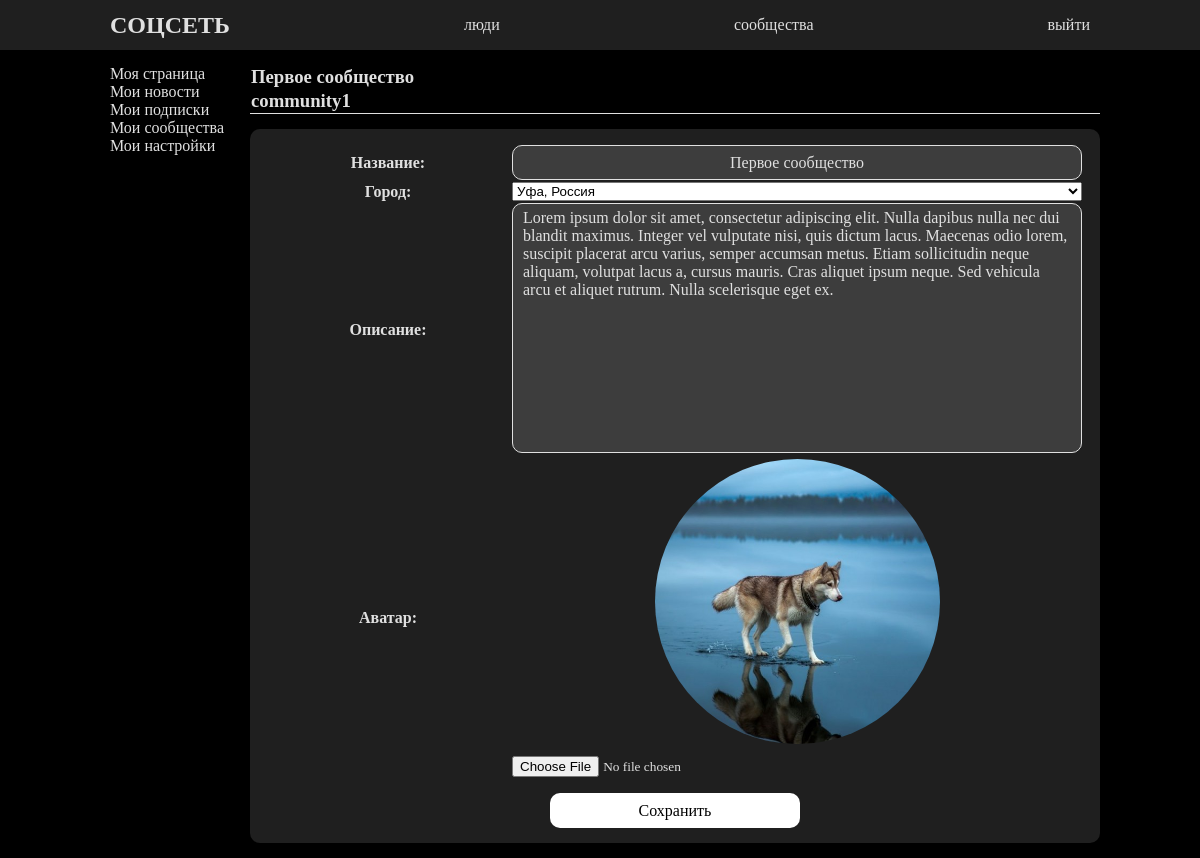
Page /community1/communityupdate/ (signed in) on the earlier database version.
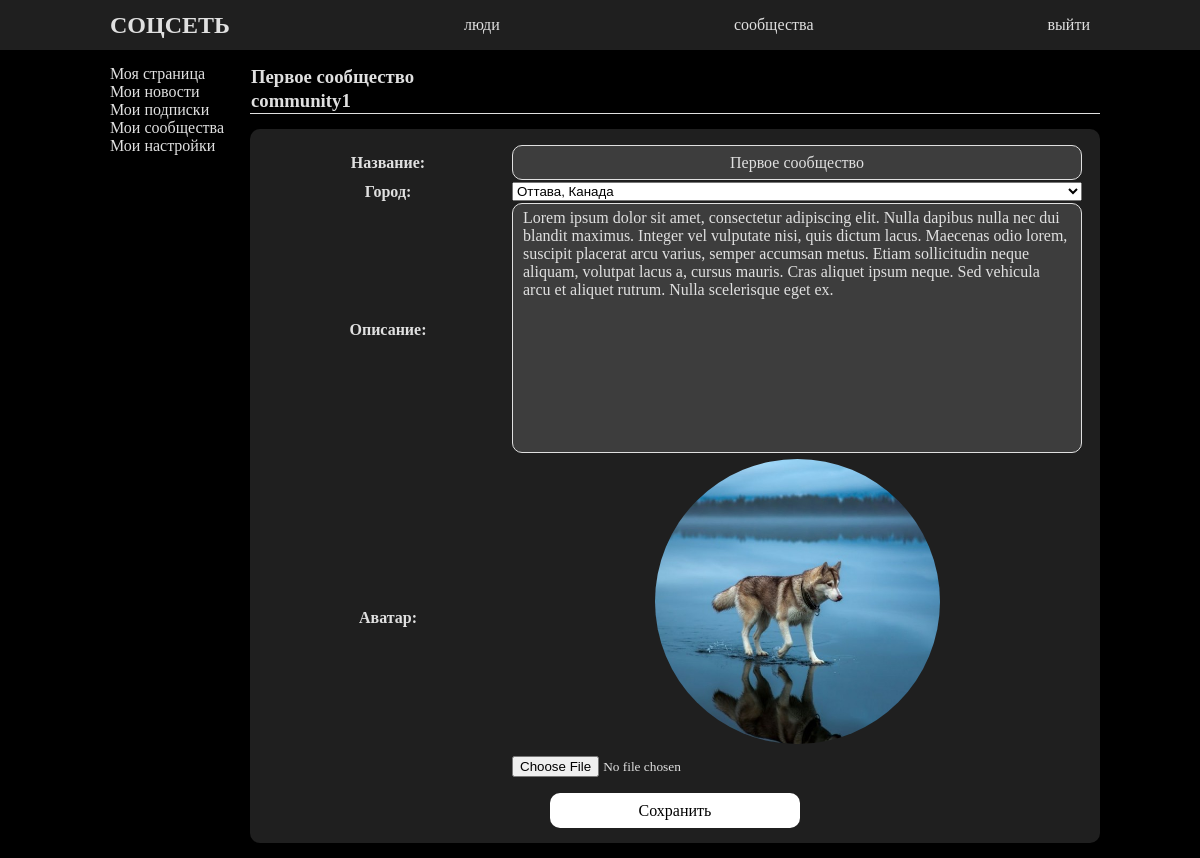
Same page on the later database version.
### socialapp/models.py (models this page shows, shortened)
class Community(models.Model):
    communityname = models.CharField(max_length=100, verbose_name='Название для ссылки')
    title = models.CharField(max_length=100, verbose_name='Название')
    info = models.TextField(max_length=500, null=True, blank=True, verbose_name='Описание')
    avatar = models.ImageField(upload_to=community_avatar_upload_to, null=True, blank=True, verbose_name='Аватар')
    country = models.ForeignKey(Country, on_delete=models.SET_NULL, null=True, blank=True, verbose_name='Страна')
    city = models.ForeignKey(City, on_delete=models.SET_NULL, null=True, blank=True, verbose_name='Город')
    creationdate = models.DateTimeField(auto_now_add=True, verbose_name='Дата создания')
    members = models.ManyToManyField(User, related_name='member')
    admins = models.ManyToManyField(User, through='Communityadminstration', through_fields=('community', 'user'), related_name='admin')
    slug = models.SlugField(unique=True, default=None, verbose_name='URL')
    def get_absolute_url(self):
        return reverse('profile', kwargs={'slug': self.slug})

### socialapp/views.py (the view, shortened to what this page needs)
# urls.py: path('<slug:slug>/communityupdate/', views.communityupdate, name='communityupdate'),
@login_required()
def communityupdate(req, slug):
    community = Community.objects.get(slug=slug)
    print(Community.objects.exclude(id=community.id).filter(title=community.title))
    form = CommunityUpdate(initial={'title': community.title, 'info': community.info,
                                    'city': community.city_id, 'avatar': community.avatar})
    if Communityadminstration.objects.filter(community=community, user_id=req.user.id, role=2):
        return render(req, 'socialapp/community_update.html', context={'form': form, 'community': community})
    else:
        return redirect('/')

### socialapp/forms.py (shortened to what this page needs)
class CommunityUpdate(forms.ModelForm):
    class Meta:
        model = Community
        fields = ('title', 'info', 'avatar', 'city')

### socialapp/models.py (called while the page is built)
    def __str__(self):
        return f'{self.name}, {self.country.name}'

### templates/socialapp/community_update.html (shortened to what this page needs)
{% extends 'base.html' %}
{% load static %}
{% block css %}
    <link rel="stylesheet" href="{% static 'css/profile.css' %}">
{% endblock css %}
{% block main %}
        <div class="main-div">
            <div class="line-under">
                    <table>
                        <tr>
                            <th colspan="2"><a class="link-inline" href="{{ community.get_absolute_url }}"><h3>{{ community.title }}</h3></a>
                            </th>
                        </tr>
                        <tr class="">
                            <td colspan="2"><h3>{{ community.communityname }}</h3></td>
                        </tr>
                    </table>
                </div>
            <div class="text-center card-simple">
                <form method="post" novalidate enctype="multipart/form-data">
                    <table class="margin-auto margin-bottom15 profile-update-table">
                        <tr>
                            <th>{{ form.title.label_tag }}</th>
                            <td>{{ form.title }}</td>
                            <td>{{ form.title.errors }}</td>
                        </tr>
                        <tr id="id_city_tr">
                            <th>{{ form.city.label_tag }}</th>
                            <td>{{ form.city }}</td>
                            <td>{{ form.city.errors }}</td>
                        </tr>
                        <tr>
                            <th>{{ form.info.label_tag }}</th>
                            <td>{{ form.info }}</td>
                            <td>{{ form.info.errors }}</td>
                        </tr>
                        <tr>
                            <th rowspan="2">{{ form.avatar.label_tag }}</th>
                            <td>
                                <div class="avatar margin-auto"><img src="{{ community.avatar.url }}" alt="avatar"></div>
                            </td>
                        </tr>
                        <tr>
                            <td><input type="file" name="avatar" accept="image/*" required="" id="id_avatar"></td>
                        </tr>
                    </table>
                    <input type="submit" value="Сохранить">
                </form>
            </div>
        </div>
{% endblock main %}

### templates/base.html (shortened to what this page needs)
<!DOCTYPE html>
<html lang="en">
{% load static %}
<head>
    <link rel="stylesheet" href="{% static 'css/main.css' %}">
    {% block css %}
    {% endblock css %}
</head>
<body>
    <header>
        <div class="center-width margin-auto">{% block head %}
            <ul class="flex-row align-items-center just-cont-spa-bet h100pc">
                <li><a href="{% url 'home' %}" class="link-clean"><h2>СОЦСЕТЬ</h2></a></li>
                {% if user.username %}
                    <li><a href="{% url 'search' 'user' %}" class="link-clean hide-head-links"><p>люди</p></a></li>
                    <li><a href="{% url 'search' 'community' %}" class="link-clean hide-head-links"><p>сообщества</p></a></li>
                    <li><a href="{% url 'logout' %}" class="link-clean hide-head-links"><p>выйти</p></a></li>
                {% endif %}
            </ul>
        {% endblock head %}</div>
    </header>
    {% block content %}
<div class="center-width margin-auto flex-row">
        {% block menu %}
            <div class="menu-left-div margin-top10">
                <div class="menu-left">
                    <ul>
                        {% if user.username %}
                        <li><a class="link-clean" href="{% url 'home' %}">Моя страница</a></li>
                        <li><a class="link-clean" href="{% url 'news' %}">Мои новости</a></li>
                        <li><a class="link-clean" href="{% url 'followpeople' %}">Мои подписки</a></li>
                        <li><a class="link-clean" href="{% url 'communitylist' %}">Мои сообщества</a></li>
                        <li><a class="link-clean" href="{% url 'profileupdate'%}">Мои настройки</a></li>
                        {% endif %}
                    </ul>
                </div>
            </div>
            {% endblock menu %}
            {% block main %}
            {% endblock main %}
    </div>
    {% endblock content %}
</body>
</html>

### socialapp/static/css/main.css (style rules this page uses)
*, *::before, *::after { box-sizing: border-box; }
h1, h2, h3, h4, h5 { margin-top: 0; margin-bottom: 0; }
body { margin: 55px 0 0; box-sizing: border-box; background-color: black; font-family: "Malgun Gothic"; color: #e0e0e0; font-size: medium; }
header { width: 100%; height: 50px; position: fixed; top: 0; background-color: #1f1f1f; z-index: 1; }
input[type=text], input[type=password], input[type=email], textarea { font-family: inherit; font-size: inherit; line-height: inherit; margin: 0; background-color: #3d3d3d; color: inherit; border: 1px solid #e0e0e0; border-radius: 10px; height: 35px; width: 100%; padding: 5px 10px; text-align: center; }
textarea { height: 250px; text-align: left; resize: none; }
button, input[type=submit] { font-family: inherit; font-size: inherit; line-height: inherit; background-color: #ffffff; border-radius: 10px; border: none; height: 35px; width: 250px; cursor: pointer; }
input[type=file] { overflow: hidden; font-family: inherit; display: inline-block; width: 250px; text-align: left; }
#id_city, #id_country { width: 100%; }
.card-simple { background-color: #1f1f1f; padding: 15px; margin-bottom: 15px !important; border-radius: 10px; position: relative; }
ul { padding: 0; margin-top: 0; }
li { list-style-type: none; height: 100%; }
.margin-auto { margin: auto; }
.margin-top10 { margin-top: 10px; }
.margin-bottom15 { margin-bottom: 15px; }
.text-center { text-align: center; }
.center-width { max-width: 1000px; height: 100%; }
.flex-row { display: flex; flex-direction: row; }
.h100pc { height: 100%; }
.align-items-center { align-items: center; }
.just-cont-spa-bet { justify-content: space-between; }
.link-clean { padding: 0 10px; color: inherit; text-decoration: none; width: 100%; height: 100%; display: flex; flex-direction: row; align-items: center; }
.link-inline { color: inherit; text-decoration: none; }
.main-div { width: 85%; padding-top: 10px; }
.main-div table { text-align: left; }
.menu-left { position: fixed; }
.menu-left-div { width: 150px; }
table { width: 100%; border-collapse: collapse; }

### socialapp/static/css/profile.css (style rules this page uses)
.avatar, .avatar-small { aspect-ratio: 1 / 1; overflow: hidden; border-radius: 50%; display: flex; flex-direction: row; align-items: center; }
.avatar { width: 100%; margin-bottom: 10px; }
.avatar img, .avatar-small img { object-fit: cover; width: 100%; height: 100%; position: center; }
table { width: 100%; border-collapse: collapse; }
th { width: 25%; vertical-align: top; }
.line-under { border-bottom: 1px solid #e0e0e0; margin-bottom: 15px; width: 100%; }
p { margin: 0; }
.profile-update-table th { width: 30%; text-align: center; vertical-align: middle; }
.profile-update-table .avatar { width: 50%; }

Differences in the rows shown:
changed Community "Первое сообщество": city "Уфа, Россия" → "Оттава, Канада"
